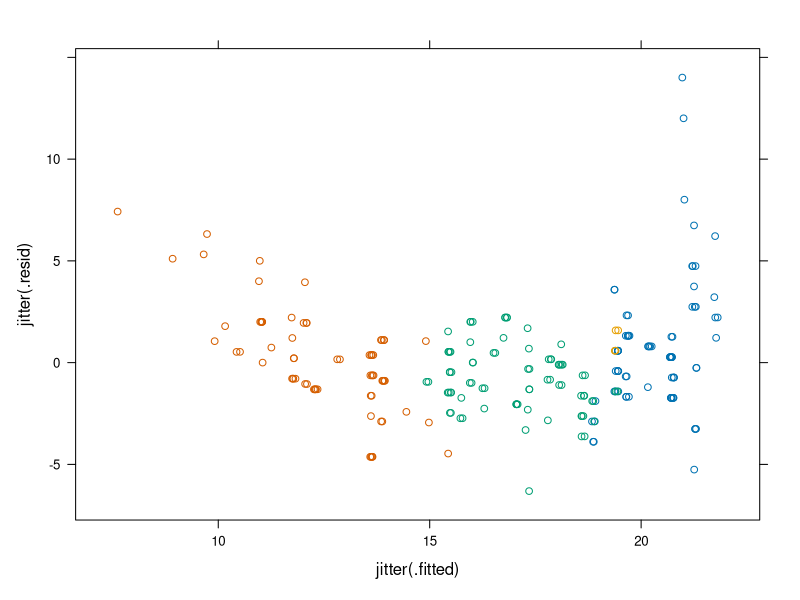

Generate this figure with R:
data(mpg,package="ggplot2")
m <- lm(cty~displ,data=mpg)
mpgf <- broom::augment(m,mpg)
library(lattice)
xyplot(jitter(.resid)~jitter(.fitted),mpgf,groups=factor(cyl))
